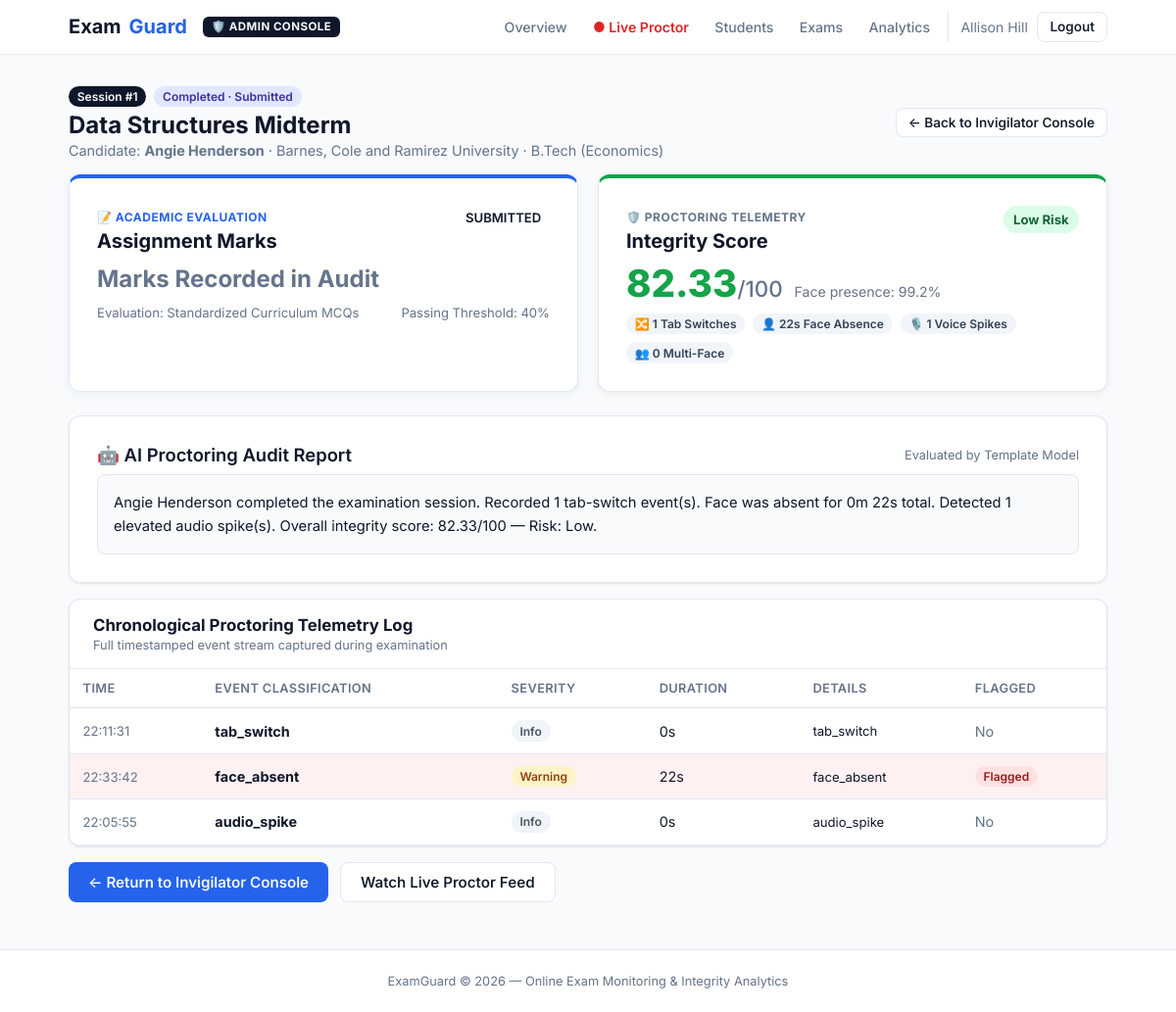
/session/1/report (signed in), run on the app's committed database.
### app/models/models.py (models this page shows, shortened)
class User(UserMixin, db.Model):
    __tablename__ = "users"
    id = db.Column(db.Integer, primary_key=True)
    email = db.Column(db.String(120), unique=True, nullable=False, index=True)
    password_hash = db.Column(db.String(256), nullable=False)
    full_name = db.Column(db.String(120), nullable=False)
    role = db.Column(db.String(20), default="candidate")
    photo_path = db.Column(db.String(255))
    id_type = db.Column(db.String(40))
    id_number = db.Column(db.String(80))
    id_document_path = db.Column(db.String(255))
    id_verified = db.Column(db.Boolean, default=False)
    created_at = db.Column(db.DateTime, default=datetime.utcnow)
    academic_status = db.Column(db.String(50), default="Currently Studying")  # Currently Studying / Graduated / Beginner
    college = db.Column(db.String(200), default="")
    domain = db.Column(db.String(100), default="")  # B.Tech, MCA, BA, B.Sc, etc.
    department = db.Column(db.String(120), default="")  # CSE, ECE, Economics, Computer Applications, etc.
    year_of_study = db.Column(db.String(50), default="")  # 1st Year, 2nd Year, 3rd Year, 4th Year, Graduated, Beginner
    sessions = db.relationship("ExamSession", backref="candidate", lazy="dynamic")

class ExamSession(db.Model):
    __tablename__ = "exam_sessions"
    id = db.Column(db.Integer, primary_key=True)
    candidate_id = db.Column(db.Integer, db.ForeignKey("users.id"), nullable=False)
    exam_id = db.Column(db.Integer, db.ForeignKey("available_exams.id"), nullable=True)
    exam_title = db.Column(db.String(200), default="Online Assessment")
    status = db.Column(db.String(20), default="registered")
    started_at = db.Column(db.DateTime)
    ended_at = db.Column(db.DateTime)
    duration_minutes = db.Column(db.Integer, default=60)
    test_score = db.Column(db.String(50), nullable=True)
    created_at = db.Column(db.DateTime, default=datetime.utcnow)
    exam = db.relationship("AvailableExam", backref="sessions")
    events = db.relationship("EventLog", backref="session", lazy="dynamic", cascade="all, delete-orphan")
    integrity_score = db.relationship("IntegrityScore", backref="session", uselist=False, cascade="all, delete-orphan")
    ai_report = db.relationship("AIReport", backref="session", uselist=False, cascade="all, delete-orphan")

class IntegrityScore(db.Model):
    __tablename__ = "integrity_scores"
    id = db.Column(db.Integer, primary_key=True)
    session_id = db.Column(db.Integer, db.ForeignKey("exam_sessions.id"), unique=True, nullable=False)
    score = db.Column(db.Float, nullable=False)
    risk_label = db.Column(db.String(20), nullable=False)
    tab_switch_count = db.Column(db.Integer, default=0)
    focus_loss_count = db.Column(db.Integer, default=0)
    face_absent_seconds = db.Column(db.Integer, default=0)
    multi_face_count = db.Column(db.Integer, default=0)
    audio_spike_count = db.Column(db.Integer, default=0)
    face_presence_ratio = db.Column(db.Float, default=1.0)
    computed_at = db.Column(db.DateTime, default=datetime.utcnow)

class AIReport(db.Model):
    __tablename__ = "ai_reports"
    id = db.Column(db.Integer, primary_key=True)
    session_id = db.Column(db.Integer, db.ForeignKey("exam_sessions.id"), unique=True, nullable=False)
    summary_text = db.Column(db.Text, nullable=False)
    generated_at = db.Column(db.DateTime, default=datetime.utcnow)
    model_used = db.Column(db.String(50), default="template")

class EventLog(db.Model):
    __tablename__ = "event_logs"
    id = db.Column(db.Integer, primary_key=True)
    session_id = db.Column(db.Integer, db.ForeignKey("exam_sessions.id"), nullable=False)
    event_type = db.Column(db.String(50), nullable=False)
    severity = db.Column(db.String(20), default="info")
    timestamp = db.Column(db.DateTime, default=datetime.utcnow, index=True)
    duration_seconds = db.Column(db.Integer, default=0)
    details = db.Column(db.Text)
    is_flagged = db.Column(db.Boolean, default=False)

### app/routes/exam.py (the view, shortened to what this page needs)
@exam_bp.route("/session/<int:session_id>/report")
@login_required
def session_report(session_id):
    import json
    session = ExamSession.query.get_or_404(session_id)
    if session.candidate_id != current_user.id and current_user.role not in ("invigilator", "admin"):
        flash("Access denied.", "danger")
        return redirect(url_for("exam.candidate_home"))
    if session.status == "terminated" and not session.integrity_score:
        _finalize_session(session, "terminated")
    grade_details = None
    test_sub_ev = EventLog.query.filter_by(session_id=session.id, event_type="test_submission").first()
    if test_sub_ev and test_sub_ev.details:
        try:
            grade_details = json.loads(test_sub_ev.details)
        except Exception:
            pass
    return render_template(
        "session_report.html",
        session=session,
        grade_details=grade_details,
    )

### templates/session_report.html (shortened to what this page needs)
{% extends "base.html" %}
{% block content %}
<div class="flex justify-between items-center mb-2" style="flex-wrap:wrap;gap:0.75rem;">
  <div>
    <div style="display:flex;align-items:center;gap:0.5rem;">
      <span class="badge badge-admin" style="font-size:0.75rem;">Session #{{ session.id }}</span>
      {% if session.status == 'submitted' %}
        <span class="badge badge-submitted">Completed · Submitted</span>
      {% elif session.status == 'terminated' %}
        <span class="badge badge-high">Auto-Terminated</span>
      {% else %}
        <span class="badge badge-active">{{ session.status|title }}</span>
      {% endif %}
    </div>
    <h1 style="margin:0.25rem 0 0;font-size:1.5rem;">
      {{ session.exam_title }}
    </h1>
    <p class="text-muted" style="margin:0.2rem 0 0;font-size:0.9rem;">
      Candidate: <strong>{{ session.candidate.full_name if session.candidate else 'Candidate' }}</strong>
      {% if session.candidate and session.candidate.college %} · {{ session.candidate.college }}{% endif %}
      {% if session.candidate and session.candidate.domain %} · {{ session.candidate.domain }} ({{ session.candidate.department }}){% endif %}
    </p>
  </div>
  <div>
    {% if current_user.role in ('invigilator', 'admin') %}
      <a href="{{ url_for('admin.dashboard') }}" class="btn btn-outline btn-sm">← Back to Invigilator Console</a>
    {% else %}
      <a href="{{ url_for('exam.candidate_home') }}" class="btn btn-outline btn-sm">← Back to My Exams</a>
    {% endif %}
  </div>
</div>
<div style="display:grid;grid-template-columns:repeat(auto-fit, minmax(320px, 1fr));gap:1.25rem;margin-bottom:1.5rem;">
  <div class="eg-card" style="border-top:4px solid var(--primary);box-shadow:0 2px 8px rgba(37,99,235,0.08);">
    <div style="display:flex;justify-content:space-between;align-items:flex-start;margin-bottom:0.75rem;">
      <div>
        <span style="font-size:0.75rem;font-weight:700;text-transform:uppercase;color:var(--primary);letter-spacing:0.5px;">
          📝 Academic Evaluation
        </span>
        <h2 style="margin:0.2rem 0 0;font-size:1.25rem;font-weight:700;">Assignment Marks</h2>
      </div>
      <div>
        {% if grade_details and grade_details.passed %}
          <span class="badge badge-low" style="font-size:0.82rem;font-weight:700;background:#dcfce7;color:#15803d;padding:0.35rem 0.65rem;">
            ✓ PASSED
          </span>
        {% elif grade_details %}
          <span class="badge badge-high" style="font-size:0.82rem;font-weight:700;background:#fee2e2;color:#b91c1c;padding:0.35rem 0.65rem;">
            NEEDS REVIEW
          </span>
        {% else %}
          <span class="badge" style="font-size:0.82rem;">SUBMITTED</span>
        {% endif %}
      </div>
    </div>
    <div style="display:flex;align-items:baseline;gap:0.75rem;margin-bottom:0.75rem;">
      {% if grade_details %}
        <div style="font-size:2.4rem;font-weight:800;color:var(--primary);line-height:1;">
          {{ grade_details.score }}<span style="font-size:1.4rem;color:var(--muted);font-weight:500;">/{{ grade_details.total }}</span>
        </div>
        <div style="font-size:1.2rem;font-weight:700;color:var(--text);">
          ({{ grade_details.percentage }}%)
        </div>
      {% elif session.test_score %}
        <div style="font-size:2.2rem;font-weight:800;color:var(--primary);line-height:1;">
          {{ session.test_score }}
        </div>
      {% else %}
        <div style="font-size:1.5rem;font-weight:700;color:var(--muted);">
          Marks Recorded in Audit
        </div>
      {% endif %}
    </div>
    <div style="font-size:0.82rem;color:var(--muted);display:flex;justify-content:space-between;">
      <span>Evaluation: Standardized Curriculum MCQs</span>
      <span>Passing Threshold: 40%</span>
    </div>
  </div>
  <div class="eg-card" style="border-top:4px solid {% if session.integrity_score and session.integrity_score.risk_label == 'Low' %}var(--success){% elif session.integrity_score and session.integrity_score.risk_label == 'Medium' %}var(--warning){% else %}var(--danger){% endif %};box-shadow:0 2px 8px rgba(0,0,0,0.06);">
    <div style="display:flex;justify-content:space-between;align-items:flex-start;margin-bottom:0.75rem;">
      <div>
        <span style="font-size:0.75rem;font-weight:700;text-transform:uppercase;color:var(--muted);letter-spacing:0.5px;">
          🛡️ Proctoring Telemetry
        </span>
        <h2 style="margin:0.2rem 0 0;font-size:1.25rem;font-weight:700;">Integrity Score</h2>
      </div>
      <div>
        {% if session.integrity_score %}
          <span class="badge badge-{{ session.integrity_score.risk_label|lower }}" style="font-size:0.82rem;font-weight:700;padding:0.35rem 0.65rem;">
            {{ session.integrity_score.risk_label }} Risk
          </span>
        {% endif %}
      </div>
    </div>
    <div style="display:flex;align-items:baseline;gap:0.75rem;margin-bottom:0.75rem;">
      {% if session.integrity_score %}
        <div style="font-size:2.4rem;font-weight:800;color:{% if session.integrity_score.score >= 80 %}var(--success){% elif session.integrity_score.score >= 60 %}var(--warning){% else %}var(--danger){% endif %};line-height:1;">
          {{ session.integrity_score.score }}<span style="font-size:1.4rem;color:var(--muted);font-weight:500;">/100</span>
        </div>
        <div style="font-size:0.88rem;color:var(--muted);">
          Face presence: {{ (session.integrity_score.face_presence_ratio * 100)|round(1) }}%
        </div>
      {% else %}
        <div style="font-size:1.5rem;font-weight:700;color:var(--muted);">
          Computing telemetry...
        </div>
      {% endif %}
    </div>
    {% if session.integrity_score %}
    <div style="display:flex;gap:0.5rem;flex-wrap:wrap;font-size:0.78rem;">
      <span class="badge" style="background:#f1f5f9;color:#334155;">
        🔀 {{ session.integrity_score.tab_switch_count }} Tab Switches
      </span>
      <span class="badge" style="background:#f1f5f9;color:#334155;">
        👤 {{ session.integrity_score.face_absent_seconds }}s Face Absence
      </span>
      <span class="badge" style="background:#f1f5f9;color:#334155;">
        🎙️ {{ session.integrity_score.audio_spike_count or 0 }} Voice Spikes
      </span>
      <span class="badge" style="background:#f1f5f9;color:#334155;">
        👥 {{ session.integrity_score.multi_face_count }} Multi-Face
      </span>
    </div>
    {% endif %}
  </div>
</div>
{% if session.ai_report %}
<div class="eg-card mb-2">
  <div style="display:flex;justify-content:space-between;align-items:center;margin-bottom:0.5rem;">
    <h2 class="section-title" style="margin:0;">
      🤖 AI Proctoring Audit Report
    </h2>
    <span class="text-muted" style="font-size:0.8rem;">Evaluated by {{ session.ai_report.model_used|title }} Model</span>
  </div>
  <div style="padding:1rem;background:#f8fafc;border-radius:8px;border:1px solid var(--border);line-height:1.65;font-size:0.92rem;">
    {{ session.ai_report.summary_text }}
  </div>
</div>
{% endif %}
<div class="eg-card" style="padding:0;overflow:hidden;">
  <div style="padding:1rem 1.5rem;border-bottom:1px solid var(--border);">
    <h3 style="margin:0;font-size:1.05rem;">Chronological Proctoring Telemetry Log</h3>
    <p class="text-muted" style="margin:0.2rem 0 0;font-size:0.8rem;">Full timestamped event stream captured during examination</p>
  </div>
  <table class="eg-table">
    <thead>
      <tr>
        <th>Time</th>
        <th>Event Classification</th>
        <th>Severity</th>
        <th>Duration</th>
        <th>Details</th>
        <th>Flagged</th>
      </tr>
    </thead>
    <tbody>
    {% for e in session.events %}
      <tr style="{{ 'background:#fff1f2;' if e.is_flagged else '' }}">
        <td class="text-muted" style="font-size:0.82rem;">{{ e.timestamp.strftime('%H:%M:%S') if e.timestamp else '—' }}</td>
        <td><strong>{{ e.event_type }}</strong></td>
        <td>
          {% if e.severity == 'critical' %}
            <span class="badge badge-high">Critical</span>
          {% elif e.severity == 'warning' %}
            <span class="badge badge-medium">Warning</span>
          {% else %}
            <span class="badge badge-secondary">Info</span>
          {% endif %}
        </td>
        <td>{{ e.duration_seconds }}s</td>
        <td style="max-width:320px;font-size:0.82rem;">{{ e.details or '—' }}</td>
        <td>
          {% if e.is_flagged %}
            <span class="badge badge-high">Flagged</span>
          {% else %}
            <span class="text-muted">No</span>
          {% endif %}
        </td>
      </tr>
    {% else %}
      <tr><td colspan="6" class="text-muted text-center" style="padding:1.5rem;">No telemetry events recorded.</td></tr>
    {% endfor %}
    </tbody>
  </table>
</div>
<div class="mt-2 mb-2" style="display:flex;gap:0.75rem;">
  {% if current_user.role in ('invigilator', 'admin') %}
    <a href="{{ url_for('admin.dashboard') }}" class="btn btn-primary">← Return to Invigilator Console</a>
    <a href="{{ url_for('admin.live_proctor') }}" class="btn btn-outline">Watch Live Proctor Feed</a>
  {% else %}
    <a href="{{ url_for('exam.candidate_home') }}" class="btn btn-primary">← Return to My Assessments</a>
  {% endif %}
</div>
{% endblock %}

### templates/base.html (shortened to what this page needs)
<!DOCTYPE html>
<html lang="en">
<head>
  <link rel="stylesheet" href="{{ url_for('static', filename='css/style.css') }}">
</head>
<body>
  <nav class="eg-nav">
    <div class="inner">
      <div style="display:flex;align-items:center;gap:1rem;">
        <a class="eg-logo" href="{{ url_for('auth.index') }}">Exam<span>Guard</span></a>
        {% if current_user.is_authenticated %}
          {% if current_user.role in ('invigilator', 'admin') %}
            <span class="nav-role-badge badge-admin">🛡️ Admin Console</span>
          {% else %}
            <span class="nav-role-badge badge-student">🎓 Student Portal</span>
          {% endif %}
        {% endif %}
      </div>
      <div class="eg-nav-right">
        {% if current_user.is_authenticated %}
          {% if current_user.role in ('invigilator', 'admin') %}
            <div class="nav-menu">
              <a href="{{ url_for('admin.dashboard') }}" class="nav-link">Overview</a>
              <a href="{{ url_for('admin.live_proctor') }}" class="nav-link nav-live">
                <span class="live-dot-pulse">●</span> Live Proctor
              </a>
              <a href="{{ url_for('admin.students') }}" class="nav-link">Students</a>
              <a href="{{ url_for('admin.manage_exams') }}" class="nav-link">Exams</a>
              <a href="{{ url_for('admin.analytics') }}" class="nav-link">Analytics</a>
            </div>
          {% endif %}
          <div class="user-pill">
            <span class="eg-user">{{ current_user.full_name }}</span>
            <a class="btn btn-outline btn-sm" href="{{ url_for('auth.logout') }}">Logout</a>
          </div>
        {% else %}
          <div class="nav-menu">
            <a href="{{ url_for('auth.login', role='candidate') }}" class="nav-link">Student Login</a>
            <a href="{{ url_for('auth.login', role='invigilator') }}" class="nav-link">Admin Login</a>
            <a href="{{ url_for('auth.register') }}" class="btn btn-primary btn-sm">Register</a>
          </div>
        {% endif %}
      </div>
    </div>
  </nav>
  <main class="eg-main">
    {% block content %}{% endblock %}
  </main>
  <footer class="eg-footer">
    <div class="footer-inner">
      <div>ExamGuard &copy; 2026 — Online Exam Monitoring &amp; Integrity Analytics</div>
    </div>
  </footer>
</body>
</html>

### data on the page
User: full_name "Allison Hill"
ExamSession: id "1", exam_title "Data Structures Midterm"
User: candidate "Angie Henderson", candidate.college "Barnes, Cole and Ramirez University", candidate.domain "B.Tech", candidate.department "Economics"
IntegrityScore: integrity_score.risk_label "Low", integrity_score.score "82.33", (session.integrity_score.face_presence_ratio*100)|round(1) "99.2", integrity_score.tab_switch_count "1", integrity_score.face_absent_seconds "22", integrity_score "1", integrity_score.multi_face_count "0"
AIReport: ai_report.model_used "Template", ai_report.summary_text "Angie Henderson completed the examination session. Recorded 1 tab-switch event(s). Face was absent for 0m 22s total. Detected 1 elevated audio spike(s). Overall integrity score: 82.33/100 — Risk: Low."
EventLog: timestamp "22:11:31", event_type "tab_switch", severity "Info", duration_seconds "0", details "tab_switch", is_flagged "No"
EventLog: timestamp "22:33:42", event_type "face_absent", severity "Warning", duration_seconds "22", details "face_absent", is_flagged "Flagged"
EventLog: timestamp "22:05:55", event_type "audio_spike", severity "Info", duration_seconds "0", details "audio_spike", is_flagged "No"
